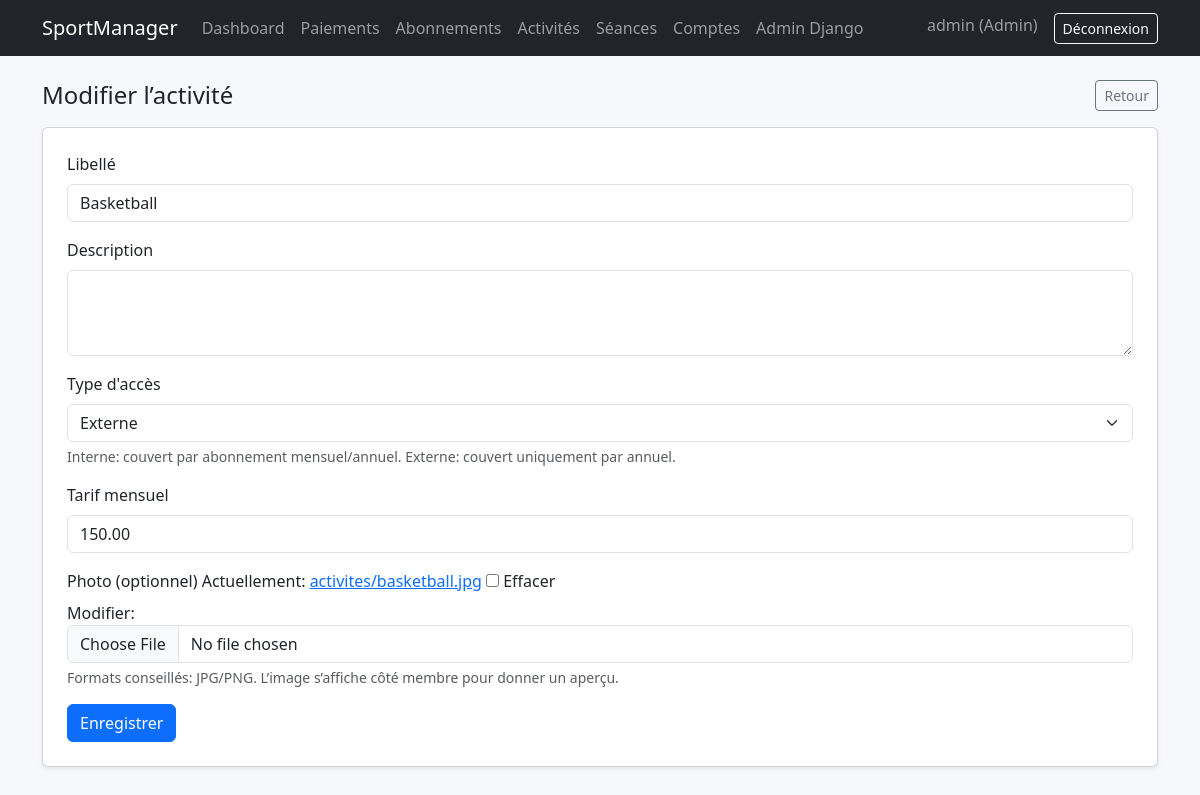
The page /admin-app/activites/15/modifier/ (signed in) on the database its author committed.
### core/models.py (models this page shows, shortened)
class Utilisateur(AbstractUser):
    class Role(models.TextChoices):
        ADMIN = "ADMIN", "Admin"
        COACH = "COACH", "Coach"
        MEMBRE = "MEMBRE", "Membre"
    username = models.CharField(max_length=150, blank=True, null=True)
    login = models.CharField(max_length=150, unique=True)
    email = models.EmailField(unique=True)
    role = models.CharField(max_length=10, choices=Role.choices, default=Role.MEMBRE)
    USERNAME_FIELD = "login"
    REQUIRED_FIELDS = ["email"]
    objects = UtilisateurManager()

class Activite(models.Model):
    class TypeAcces(models.TextChoices):
        INTERNE = "INTERNE", "Interne"
        EXTERNE = "EXTERNE", "Externe"
    EXTERNAL_ACTIVITY_KEYWORDS = ("tennis", "basket", "football", "foot")
    idActivite = models.AutoField(primary_key=True)
    libelle = models.CharField(max_length=120)
    description = models.TextField(blank=True)
    tarifMensuel = models.DecimalField(max_digits=8, decimal_places=2)
    typeAcces = models.CharField(max_length=10, choices=TypeAcces.choices, default=TypeAcces.INTERNE)
    image = models.ImageField(upload_to="activites/", blank=True, null=True)

### core/views.py (the view)
        @login_required
        def _wrapped(request: HttpRequest, *args, **kwargs):
            user: Utilisateur = request.user  # type: ignore[assignment]
            if user.role not in roles:
                messages.error(request, "Accès refusé.")
                return redirect("home")
            return view_func(request, *args, **kwargs)

### core/forms.py
class ActiviteForm(forms.ModelForm):
    class Meta:
        model = Activite
        fields = ["libelle", "description", "typeAcces", "tarifMensuel", "image"]
        widgets = {
            "libelle": forms.TextInput(attrs={"class": "form-control"}),
            "description": forms.Textarea(attrs={"class": "form-control", "rows": 3}),
            "typeAcces": forms.Select(attrs={"class": "form-select"}),
            "tarifMensuel": forms.NumberInput(attrs={"class": "form-control", "step": "0.01"}),
            "image": forms.ClearableFileInput(attrs={"class": "form-control"}),
        }

### core/views.py (called while the page is built)
def _role_required(*roles: str):
    def decorator(view_func):
        @login_required
        def _wrapped(request: HttpRequest, *args, **kwargs):
            user: Utilisateur = request.user  # type: ignore[assignment]
            if user.role not in roles:
                messages.error(request, "Accès refusé.")
                return redirect("home")
            return view_func(request, *args, **kwargs)
        return _wrapped
    return decorator

@_role_required(Utilisateur.Role.ADMIN)
@require_http_methods(["GET", "POST"])
def admin_activite_edit(request: HttpRequest, activite_id: int) -> HttpResponse:
    activite = get_object_or_404(Activite, pk=activite_id)
    if request.method == "POST":
        form = ActiviteForm(request.POST, request.FILES, instance=activite)
        if form.is_valid():
            form.save()
            messages.success(request, "Activité mise à jour.")
            return redirect("admin_activites")
    else:
        form = ActiviteForm(instance=activite)
    return render(
        request,
        "core/admin_activite_form.html",
        {"form": form, "mode": "edit", "activite": activite},
    )

### core/templates/core/admin_activite_form.html (shortened to what this page needs)
{% extends "base.html" %}
{% block content %}
  <div class="d-flex align-items-center justify-content-between mb-3">
    <h1 class="h4 mb-0">{% if mode == 'edit' %}Modifier l’activité{% else %}Nouvelle activité{% endif %}</h1>
    <a class="btn btn-outline-secondary btn-sm" href="{% url 'admin_activites' %}">Retour</a>
  </div>
  <div class="card shadow-sm">
    <div class="card-body p-4">
      <form method="post" enctype="multipart/form-data" novalidate>
        <div class="mb-3">
          <label class="form-label" for="{{ form.libelle.id_for_label }}">Libellé</label>
          {{ form.libelle }}
        </div>
        <div class="mb-3">
          <label class="form-label" for="{{ form.description.id_for_label }}">Description</label>
          {{ form.description }}
        </div>
        <div class="mb-3">
          <label class="form-label" for="{{ form.typeAcces.id_for_label }}">Type d'accès</label>
          {{ form.typeAcces }}
          <div class="form-text">Interne: couvert par abonnement mensuel/annuel. Externe: couvert uniquement par annuel.</div>
        </div>
        <div class="mb-3">
          <label class="form-label" for="{{ form.tarifMensuel.id_for_label }}">Tarif mensuel</label>
          {{ form.tarifMensuel }}
        </div>
        <div class="mb-3">
          <label class="form-label" for="{{ form.image.id_for_label }}">Photo (optionnel)</label>
          {{ form.image }}
          <div class="form-text">Formats conseillés: JPG/PNG. L’image s’affiche côté membre pour donner un aperçu.</div>
        </div>
        <button class="btn btn-primary" type="submit">Enregistrer</button>
      </form>
    </div>
  </div>
{% endblock %}

### templates/partials/navbar.html (shortened to what this page needs)
<nav class="navbar navbar-expand-lg navbar-dark bg-dark">
  <div class="container">
    <a class="navbar-brand" href="{% url 'home' %}">SportManager</a>
    <div class="collapse navbar-collapse" id="navbarContent">
      <ul class="navbar-nav me-auto mb-2 mb-lg-0">
        {% if user.is_authenticated %}
          {% if user.role == 'MEMBRE' %}
            <li class="nav-item">
              <a class="nav-link" href="{% url 'membre_dashboard' %}">Dashboard</a>
            </li>
            <li class="nav-item">
              <a class="nav-link" href="{% url 'membre_planning' %}">Planning</a>
            </li>
            <li class="nav-item">
              <a class="nav-link" href="{% url 'membre_abonnements' %}">Abonnements</a>
            </li>
          {% elif user.role == 'ADMIN' %}
            <li class="nav-item">
              <a class="nav-link" href="{% url 'admin_dashboard' %}">Dashboard</a>
            </li>
            <li class="nav-item">
              <a class="nav-link" href="{% url 'admin_paiements' %}">Paiements</a>
            </li>
            <li class="nav-item">
              <a class="nav-link" href="{% url 'admin_abonnements' %}">Abonnements</a>
            </li>
            <li class="nav-item">
              <a class="nav-link" href="{% url 'admin_activites' %}">Activités</a>
            </li>
            <li class="nav-item">
              <a class="nav-link" href="{% url 'admin_seances' %}">Séances</a>
            </li>
            <li class="nav-item">
              <a class="nav-link" href="{% url 'admin_comptes' %}">Comptes</a>
            </li>
            <li class="nav-item">
              <a class="nav-link" href="/admin/">Admin Django</a>
            </li>
          {% endif %}
        {% endif %}
      </ul>
      <ul class="navbar-nav ms-auto">
        {% if user.is_authenticated %}
          <li class="nav-item">
            <span class="navbar-text me-3">
              {{ user.login }} ({{ user.get_role_display }})
            </span>
          </li>
          <li class="nav-item">
            <form method="post" action="{% url 'logout' %}">
              <button class="btn btn-outline-light btn-sm" type="submit">Déconnexion</button>
            </form>
          </li>
        {% else %}
          <li class="nav-item">
            <a class="btn btn-outline-light btn-sm" href="{% url 'login' %}">Connexion</a>
          </li>
        {% endif %}
      </ul>
    </div>
  </div>
</nav>

### templates/base.html (style rules this page uses)
body { background: #f6f8fb; }

### rows shown on the page
Utilisateur: login "admin", role "Admin"
Activite: libelle "Basketball", typeAcces "Externe", tarifMensuel "150.00"
